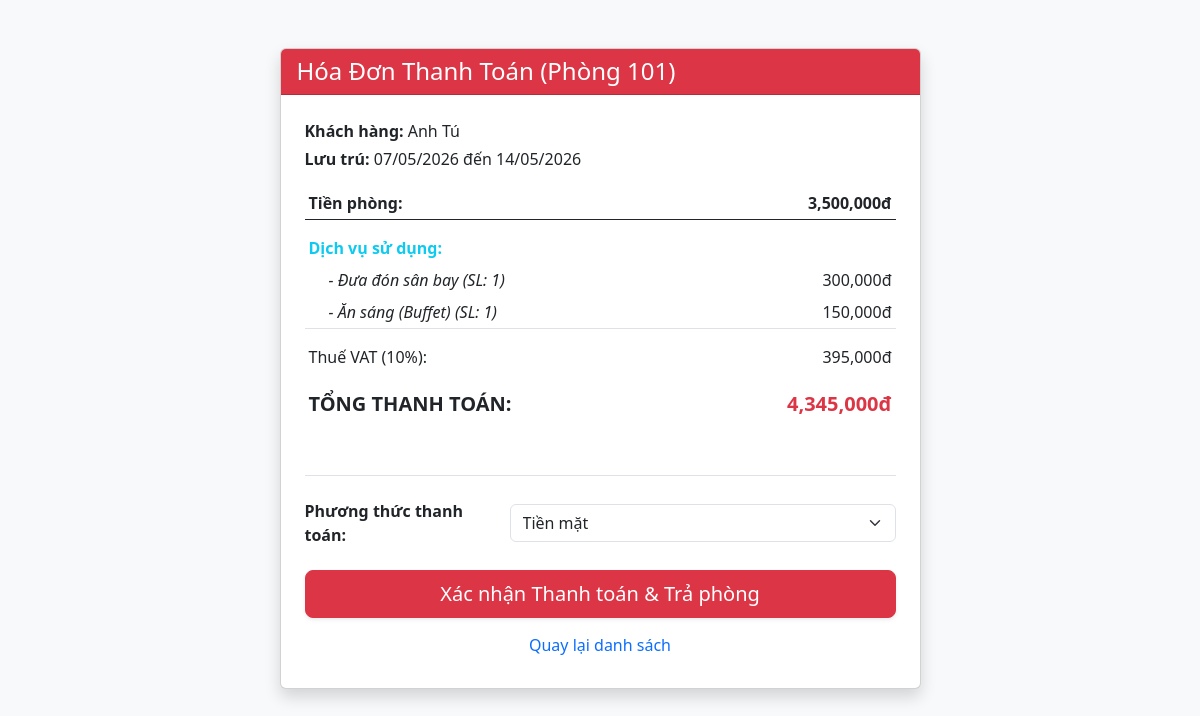
The app's page /bookings/checkout.php?id=1 (signed in) with its own data.
### tables this page shows
CREATE TABLE `bookings` (
  `booking_id` int(11) NOT NULL,
  `customer_id` int(11) DEFAULT NULL,
  `room_id` int(11) DEFAULT NULL,
  `user_id` int(11) DEFAULT NULL,
  `check_in` date DEFAULT NULL,
  `check_out` date DEFAULT NULL,
  `status` enum('Reserved','CheckedIn','CheckedOut','Cancelled') DEFAULT 'Reserved',
  `total_price` decimal(10,2) DEFAULT NULL,
  `notes` text DEFAULT NULL,
  `created_at` datetime DEFAULT current_timestamp()
);

CREATE TABLE `rooms` (
  `room_id` int(11) NOT NULL,
  `room_number` varchar(10) DEFAULT NULL,
  `type_id` int(11) DEFAULT NULL,
  `price_per_night` decimal(10,2) DEFAULT NULL,
  `status` enum('Available','Reserved','Occupied','Cleaning') DEFAULT 'Available',
  `floor` int(11) DEFAULT NULL,
  `description` text DEFAULT NULL
);

CREATE TABLE `customers` (
  `customer_id` int(11) NOT NULL,
  `full_name` varchar(100) DEFAULT NULL,
  `id_number` varchar(20) DEFAULT NULL,
  `phone` varchar(15) DEFAULT NULL,
  `email` varchar(100) DEFAULT NULL,
  `nationality` varchar(50) DEFAULT NULL,
  `created_at` datetime DEFAULT current_timestamp()
);

CREATE TABLE `booking_services` (
  `id` int(11) NOT NULL,
  `booking_id` int(11) DEFAULT NULL,
  `service_id` int(11) DEFAULT NULL,
  `quantity` int(11) DEFAULT 1,
  `subtotal` decimal(10,2) DEFAULT NULL,
  `added_at` datetime DEFAULT current_timestamp()
);

CREATE TABLE `services` (
  `service_id` int(11) NOT NULL,
  `service_name` varchar(100) DEFAULT NULL,
  `price` decimal(10,2) DEFAULT NULL,
  `category` varchar(50) DEFAULT NULL,
  `description` text DEFAULT NULL,
  `is_available` tinyint(4) DEFAULT 1
);

### includes/db.php (called while the page is built, shortened)
<?php
class Database {
    private static $instance = null;
    private function __construct() {
        $host = '127.0.0.1';
        $db   = 'hotel_management';
        $user = 'root';
        $pass = '';
        $dsn  = "mysql:host=$host;dbname=$db;charset=utf8mb4";
        try {
            $this->pdo = new PDO($dsn, $user, $pass, [
                PDO::ATTR_ERRMODE => PDO::ERRMODE_EXCEPTION,
                PDO::ATTR_DEFAULT_FETCH_MODE => PDO::FETCH_ASSOC,
                PDO::ATTR_EMULATE_PREPARES => false,
            ]);
        } catch (PDOException $e) {
            die("Kết nối thất bại: " . $e->getMessage());
        }
    }
    public static function getInstance() {
        if (self::$instance === null) {
            self::$instance = new Database();
        }
        return self::$instance->pdo;
    }
}

### classes/BookingService.php (called while the page is built, shortened)
<?php
require_once __DIR__ . '/../includes/db.php';
class BookingService {
    private $db;
    public function __construct() {
        $this->db = Database::getInstance();
    }
    public function getServicesByBooking($bookingId) {
        $sql = "SELECT bs.*, s.service_name
                FROM booking_services bs
                JOIN services s ON bs.service_id = s.service_id
                WHERE bs.booking_id = ?";
        $stmt = $this->db->prepare($sql);
        $stmt->execute([$bookingId]);
        return $stmt->fetchAll();
    }
}
?>

### bookings/checkout.php (the view, shortened to what this page needs)
<?php
require_once '../classes/Booking.php';
require_once '../classes/BookingService.php';
$db = Database::getInstance();
$bookingId = $_GET['id'] ?? 0;
$stmt = $db->prepare("SELECT b.*, c.full_name, r.room_number FROM bookings b JOIN customers c ON b.customer_id = c.customer_id JOIN rooms r ON b.room_id = r.room_id WHERE b.booking_id = ?");
$stmt->execute([$bookingId]);
$b = $stmt->fetch();
$bsModel = new BookingService();
$usedServices = $bsModel->getServicesByBooking($bookingId);
$subtotalRoom = $b['total_price'];
$subtotalServices = 0;
foreach($usedServices as $s) {
    $subtotalServices += $s['subtotal'];
}
$tax = ($subtotalRoom + $subtotalServices) * 0.10;
$grandTotal = $subtotalRoom + $subtotalServices + $tax;
?>
<!DOCTYPE html>
<html lang="vi">
<head>
    <link href="https://cdn.jsdelivr.net/npm/bootstrap@5.3.0/dist/css/bootstrap.min.css" rel="stylesheet">
</head>
<body class="bg-light">
    <div class="container mt-5">
        <div class="row justify-content-center">
            <div class="col-md-7">
                <div class="card shadow">
                    <div class="card-header bg-danger text-white">
                        <h4 class="mb-0">Hóa Đơn Thanh Toán (Phòng <?= $b['room_number'] ?>)</h4>
                    </div>
                    <div class="card-body p-4">
                        <p class="mb-1"><strong>Khách hàng:</strong> <?= $b['full_name'] ?></p>
                        <p class="mb-3"><strong>Lưu trú:</strong> <?= date('d/m/Y', strtotime($b['check_in'])) ?> đến <?= date('d/m/Y', strtotime($b['check_out'])) ?></p>
                        <div class="table-responsive">
                            <table class="table table-sm table-borderless">
                                <tr class="border-bottom border-dark">
                                    <td class="fw-bold">Tiền phòng:</td>
                                    <td class="text-end fw-bold"><?= number_format($subtotalRoom) ?>đ</td>
                                </tr>
                                <?php if(count($usedServices) > 0): ?>
                                    <tr>
                                        <td colspan="2" class="fw-bold text-info pt-3">Dịch vụ sử dụng:</td>
                                    </tr>
                                    <?php foreach($usedServices as $s): ?>
                                    <tr>
                                        <td class="ps-4 fst-italic">- <?= htmlspecialchars($s['service_name']) ?> (SL: <?= $s['quantity'] ?>)</td>
                                        <td class="text-end"><?= number_format($s['subtotal']) ?>đ</td>
                                    </tr>
                                    <?php endforeach; ?>
                                <?php endif; ?>
                                <tr class="border-top mt-3">
                                    <td class="pt-3">Thuế VAT (10%):</td>
                                    <td class="text-end pt-3"><?= number_format($tax) ?>đ</td>
                                </tr>
                                <tr class="fw-bold fs-5 bg-light">
                                    <td class="py-3">TỔNG THANH TOÁN:</td>
                                    <td class="text-end text-danger py-3"><?= number_format($grandTotal) ?>đ</td>
                                </tr>
                            </table>
                        </div>
                        <form method="POST" class="mt-4 border-top pt-3">
                            <div class="mb-3 row align-items-center">
                                <label class="col-sm-4 col-form-label fw-bold">Phương thức thanh toán:</label>
                                    <div class="col-sm-8">
                                        <select name="payment_method" id="paymentMethodSelect" class="form-select" onchange="toggleQRCode()">
                                            <option value="Cash">Tiền mặt</option>
                                        </select>
                                    </div>
                            </div>
                            <button type="submit" name="btnConfirmCheckout" class="btn btn-danger btn-lg w-100 shadow-sm">
                                Xác nhận Thanh toán & Trả phòng
                            </button>
                        </form>
                        <a href="list.php" class="btn btn-link mt-2 d-block text-center text-decoration-none">Quay lại danh sách</a>
                    </div>
                </div>
            </div>
        </div>
    </div>
</body>
</html>
</body>
</html>

### records on screen
bookings: room.room_number "101", customer.full_name "Anh Tú", check_in "07/05/2026", check_out "14/05/2026", total_price "3,500,000", total_price "395,000", total_price "4,345,000"
booking_services: service.service_name "Đưa đón sân bay", quantity "1", subtotal "300,000"
booking_services: service.service_name "Ăn sáng (Buffet)", quantity "1", subtotal "150,000"
